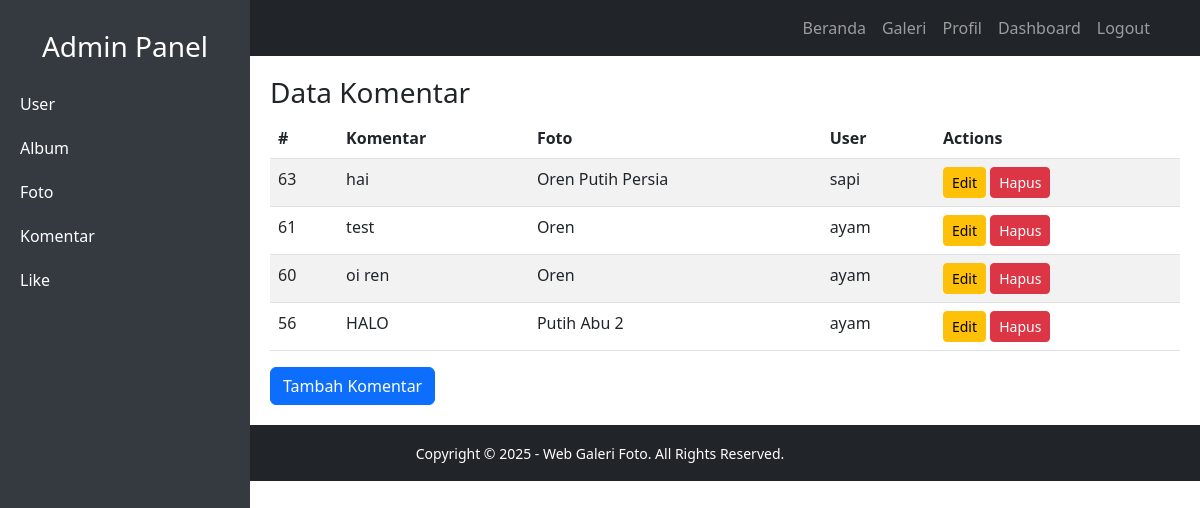
Screenshot of /dashboard.php?tab=komentar (signed in) with the database file from the repository.
### tables this page shows
CREATE TABLE `komentar` (
  `KomentarID` int(11) NOT NULL,
  `FotoID` int(11) NOT NULL,
  `UserID` int(11) NOT NULL,
  `IsiKomentar` text NOT NULL,
  `TanggalKomentar` date NOT NULL
);

CREATE TABLE `foto` (
  `FotoID` int(11) NOT NULL,
  `JudulFoto` varchar(255) NOT NULL,
  `Deskripsi` text NOT NULL,
  `TanggalUnggah` date NOT NULL,
  `Gambar` varchar(255) NOT NULL,
  `Album_ID` int(11) NOT NULL,
  `UserID` int(11) NOT NULL
);

CREATE TABLE `user` (
  `UserID` int(11) NOT NULL,
  `Username` varchar(255) NOT NULL,
  `Password` varchar(255) NOT NULL,
  `Email` varchar(255) NOT NULL,
  `NamaLengkap` varchar(255) NOT NULL,
  `Alamat` text NOT NULL,
  `role` enum('user','admin') NOT NULL DEFAULT 'user'
);

### tabel/tabel-komentar.php (the view, shortened to what this page needs)
<?php
include 'db.php';
$query = mysqli_query($conn, "SELECT Komentar.*, Foto.JudulFoto, User.Username FROM Komentar
                              JOIN Foto ON Komentar.FotoID = Foto.FotoID
                              JOIN User ON Komentar.UserID = User.UserID
                              ORDER BY KomentarID DESC");
$komentar = mysqli_fetch_all($query, MYSQLI_ASSOC);
?>
<h3>Data Komentar</h3>
<table class="table table-striped">
    <thead>
        <tr>
            <th>#</th>
            <th>Komentar</th>
            <th>Foto</th>
            <th>User</th>
            <th>Actions</th>
        </tr>
    </thead>
    <tbody>
        <?php foreach ($komentar as $row): ?>
            <tr>
                <td><?= $row['KomentarID']; ?></td>
                <td><?= $row['IsiKomentar']; ?></td>
                <td><?= $row['JudulFoto']; ?></td>
                <td><?= $row['Username']; ?></td>
                <td>
                    <a href="dashboard.php?tab=komentar&action=edit&id=<?= $row['KomentarID']; ?>" class="btn btn-warning btn-sm">Edit</a>
                    <a href="dashboard.php?tab=komentar&action=hapus&id=<?= $row['KomentarID']; ?>" class="btn btn-danger btn-sm" onclick="return confirm('Yakin ingin menghapus?')">Hapus</a>
                </td>
            </tr>
        <?php endforeach; ?>
    </tbody>
</table>
<button class="btn btn-primary" data-bs-toggle="modal" data-bs-target="#addKomentarModal">Tambah Komentar</button>

### dashboard.php (style rules this page uses)
body { overflow-x: hidden; }

### rows the page displays
komentar: KomentarID "63", IsiKomentar "hai", FotoID.JudulFoto "Oren Putih Persia", UserID.Username "sapi"
komentar: KomentarID "61", IsiKomentar "test", FotoID.JudulFoto "Oren", UserID.Username "ayam"
komentar: KomentarID "60", IsiKomentar "oi ren", FotoID.JudulFoto "Oren", UserID.Username "ayam"
komentar: KomentarID "56", IsiKomentar "HALO", FotoID.JudulFoto "Putih Abu 2", UserID.Username "ayam"
